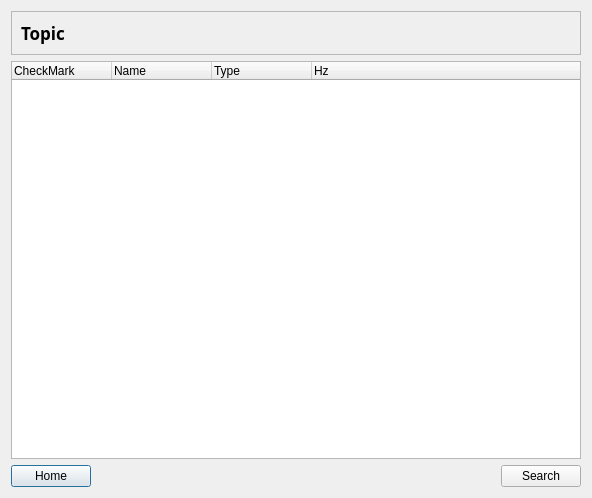
<?xml version="1.0" encoding="UTF-8"?>
<ui version="4.0">
 <class>topic</class>
 <widget class="QDialog" name="topic">
  <property name="geometry">
   <rect>
    <x>0</x>
    <y>0</y>
    <width>592</width>
    <height>498</height>
   </rect>
  </property>
  <property name="windowTitle">
   <string>Dialog</string>
  </property>
  <layout class="QVBoxLayout" name="verticalLayout">
   <item>
    <widget class="QFrame" name="topPanel">
     <property name="sizePolicy">
      <sizepolicy hsizetype="Preferred" vsizetype="Preferred">
       <horstretch>0</horstretch>
       <verstretch>0</verstretch>
      </sizepolicy>
     </property>
     <property name="frameShape">
      <enum>QFrame::StyledPanel</enum>
     </property>
     <property name="frameShadow">
      <enum>QFrame::Raised</enum>
     </property>
     <layout class="QHBoxLayout" name="horizontalLayout_2">
      <item>
       <widget class="QLabel" name="label">
        <property name="font">
         <font>
          <family>Umpush</family>
          <pointsize>13</pointsize>
          <weight>75</weight>
          <bold>true</bold>
         </font>
        </property>
        <property name="text">
         <string>Topic</string>
        </property>
       </widget>
      </item>
      <item>
       <spacer name="horizontalSpacer_2">
        <property name="orientation">
         <enum>Qt::Horizontal</enum>
        </property>
        <property name="sizeHint" stdset="0">
         <size>
          <width>40</width>
          <height>20</height>
         </size>
        </property>
       </spacer>
      </item>
     </layout>
    </widget>
   </item>
   <item>
    <widget class="QTreeWidget" name="treeWidget">
     <column>
      <property name="text">
       <string>CheckMark</string>
      </property>
     </column>
     <column>
      <property name="text">
       <string>Name</string>
      </property>
     </column>
     <column>
      <property name="text">
       <string>Type</string>
      </property>
     </column>
     <column>
      <property name="text">
       <string>Hz</string>
      </property>
     </column>
    </widget>
   </item>
   <item>
    <layout class="QHBoxLayout" name="horizontalLayout">
     <item>
      <widget class="QPushButton" name="homeButton">
       <property name="text">
        <string>Home</string>
       </property>
      </widget>
     </item>
     <item>
      <spacer name="horizontalSpacer">
       <property name="orientation">
        <enum>Qt::Horizontal</enum>
       </property>
       <property name="sizeHint" stdset="0">
        <size>
         <width>40</width>
         <height>20</height>
        </size>
       </property>
      </spacer>
     </item>
     <item>
      <widget class="QPushButton" name="searchButton">
       <property name="text">
        <string>Search</string>
       </property>
      </widget>
     </item>
    </layout>
   </item>
  </layout>
 </widget>
 <resources/>
 <connections/>
</ui>
